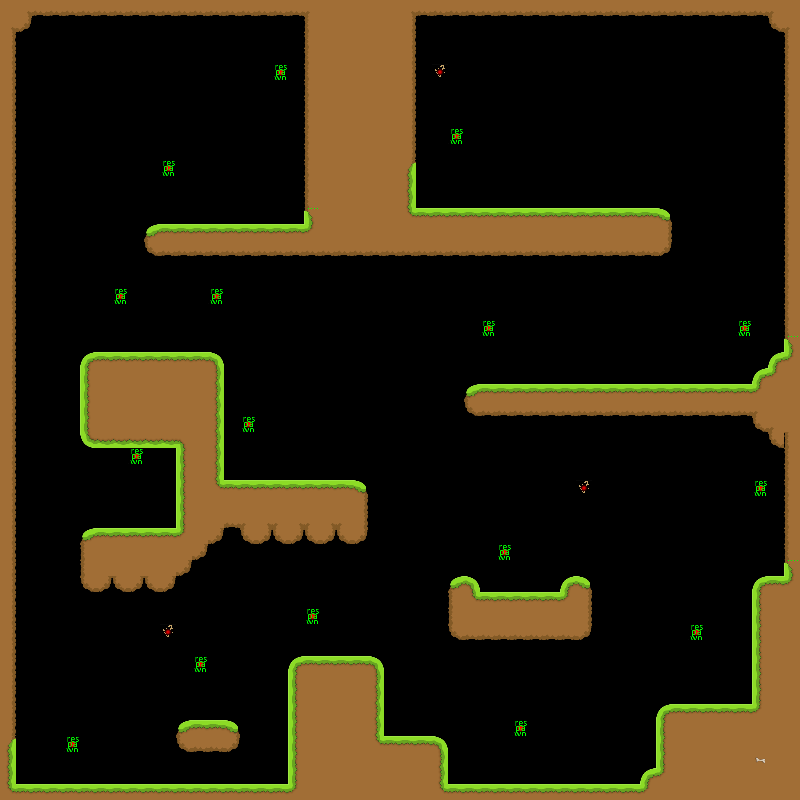

This game map was drawn from its Tiled (.tmx) file and the tilesets committed beside it. A one-line description and the trimmed map source follow:
An orthogonal 50x50 tile map with 16x16 px tiles, 1 tile layer (Ebene 1).

<map version="1.0" orientation="orthogonal" width="50" height="50" tilewidth="16" tileheight="16">
 <tileset firstgid="1" name="tiles" tilewidth="16" tileheight="16">
  <image source="../tiles/tiles_editor.png" />
  <tile id="0">
   <properties>
    <property name="respawn" value="0" />
    <property name="solid" value="0" />
    <property name="upgrade" value="none" />
   </properties>
  </tile>
  <tile id="1">
   <properties>
    <property name="respawn" value="0" />
    <property name="solid" value="1" />
    <property name="upgrade" value="none" />
   </properties>
  </tile>
  <tile id="2">
   <properties>
    <property name="respawn" value="0" />
    <property name="solid" value="1" />
    <property name="upgrade" value="none" />
   </properties>
  </tile>
  <tile id="3">
   <properties>
    <property name="respawn" value="0" />
    <property name="solid" value="1" />
    <property name="upgrade" value="none" />
   </properties>
  </tile>
  <tile id="4">
   <properties>
    <property name="respawn" value="0" />
    <property name="solid" value="1" />
    <property name="upgrade" value="none" />
   </properties>
  </tile>
  <tile id="5">
   <properties>
    <property name="respawn" value="0" />
    <property name="solid" value="1" />
    <property name="upgrade" value="none" />
   </properties>
  </tile>
  <tile id="6">
   <properties>
    <property name="respawn" value="1" />
    <property name="solid" value="0" />
    <property name="upgrade" value="none" />
   </properties>
  </tile>
  <tile id="7">
   <properties>
    <property name="respawn" value="0" />
    <property name="solid" value="1" />
    <property name="upgrade" value="none" />
   </properties>
  </tile>
  <tile id="8">
   <properties>
    <property name="respawn" value="0" />
    <property name="solid" value="1" />
    <property name="upgrade" value="none" />
   </properties>
  </tile>
  <tile id="9">
   <properties>
    <property name="respawn" value="0" />
    <property name="solid" value="1" />
    <property name="upgrade" value="none" />
   </properties>
  </tile>
  <tile id="10">
   <properties>
    <property name="respawn" value="0" />
    <property name="solid" value="1" />
    <property name="upgrade" value="none" />
   </properties>
  </tile>
  <tile id="11">
   <properties>
    <property name="respawn" value="0" />
    <property name="solid" value="1" />
    <property name="upgrade" value="none" />
   </properties>
  </tile>
  <tile id="12">
   <properties>
    <property name="respawn" value="0" />
    <property name="solid" value="1" />
    <property name="upgrade" value="none" />
   </properties>
  </tile>
  <tile id="13">
   <properties>
    <property name="respawn" value="0" />
    <property name="solid" value="1" />
    <property name="upgrade" value="none" />
   </properties>
  </tile>
  <tile id="14">
   <properties>
    <property name="respawn" value="0" />
    <property name="solid" value="1" />
    <property name="upgrade" value="none" />
   </properties>
  </tile>
  <tile id="15">
   <properties>
    <property name="respawn" value="0" />
    <property name="solid" value="1" />
    <property name="upgrade" value="none" />
   </properties>
  </tile>
  <tile id="16">
   <properties>
    <property name="respawn" value="0" />
    <property name="solid" value="1" />
    <property name="upgrade" value="none" />
   </properties>
  </tile>
  <tile id="17">
   <properties>
    <property name="respawn" value="0" />
    <property name="solid" value="1" />
    <property name="upgrade" value="none" />
   </properties>
  </tile>
  <tile id="18">
   <properties>
    <property name="respawn" value="0" />
    <property name="solid" value="1" />
    <property name="upgrade" value="none" />
   </properties>
  </tile>
  <tile id="19">
   <properties>
    <property name="respawn" value="0" />
    <property name="solid" value="1" />
    <property name="upgrade" value="none" />
   </properties>
  </tile>
  <tile id="20">
   <properties>
    <property name="respawn" value="0" />
    <property name="solid" value="1" />
    <property name="upgrade" value="none" />
   </properties>
  </tile>
  <tile id="21">
   <properties>
    <property name="respawn" value="0" />
    <property name="solid" value="1" />
    <property name="upgrade" value="none" />
   </properties>
  </tile>
  <tile id="22">
   <properties>
    <property name="respawn" value="0" />
    <property name="solid" value="1" />
    <property name="upgrade" value="none" />
   </properties>
  </tile>
  <tile id="23">
   <properties>
    <property name="respawn" value="0" />
    <property name="solid" value="1" />
    <property name="upgrade" value="none" />
   </properties>
  </tile>
  <tile id="24">
   <properties>
    <property name="respawn" value="0" />
    <property name="solid" value="1" />
    <property name="upgrade" value="none" />
   </properties>
  </tile>
  <tile id="25">
   <properties>
    <property name="respawn" value="0" />
    <property name="solid" value="1" />
    <property name="upgrade" value="none" />
   </properties>
  </tile>
  <tile id="26">
   <properties>
    <property name="respawn" value="0" />
    <property name="solid" value="1" />
    <property name="upgrade" value="none" />
   </properties>
  </tile>
  <tile id="27">
   <properties>
    <property name="respawn" value="0" />
    <property name="solid" value="1" />
    <property name="upgrade" value="none" />
   </properties>
  </tile>
  <tile id="28">
   <properties>
    <property name="respawn" value="0" />
    <property name="solid" value="1" />
    <property name="upgrade" value="none" />
   </properties>
  </tile>
  <tile id="29">
   <properties>
    <property name="respawn" value="0" />
    <property name="solid" value="1" />
    <property name="upgrade" value="none" />
   </properties>
  </tile>
  <tile id="30">
   <properties>
    <property name="respawn" value="0" />
    <property name="solid" value="1" />
    <property name="upgrade" value="none" />
   </properties>
  </tile>
  <tile id="31">
   <properties>
    <property name="respawn" value="0" />
    <property name="solid" value="1" />
    <property name="upgrade" value="none" />
   </properties>
  </tile>
  <tile id="32">
   <properties>
    <property name="respawn" value="0" />
    <property name="solid" value="1" />
    <property name="upgrade" value="none" />
   </properties>
  </tile>
  <tile id="33">
   <properties>
    <property name="respawn" value="0" />
    <property name="solid" value="0" />
    <property name="upgrade" value="life" />
   </properties>
  </tile>
  <tile id="34">
   <properties>
    <property name="respawn" value="0" />
    <property name="solid" value="0" />
    <property name="upgrade" value="none" />
   </properties>
  </tile>
  <tile id="35">
   <properties>
    <property name="respawn" value="0" />
    <property name="solid" value="1" />
    <property name="upgrade" value="none" />
   </properties>
  </tile>
  <tile id="36">
   <properties>
    <property name="respawn" value="0" />
    <property name="solid" value="1" />
    <property name="upgrade" value="none" />
   </properties>
  </tile>
  <tile id="37">
   <properties>
    <property name="respawn" value="0" />
    <property name="solid" value="0" />
    <property name="upgrade" value="none" />
   </properties>
  </tile>
  <tile id="38">
   <properties>
    <property name="respawn" value="0" />
    <property name="solid" value="0" />
    <property name="upgrade" value="none" />
   </properties>
  </tile>
  <tile id="39">
   <properties>
    <property name="respawn" value="0" />
    <property name="solid" value="0" />
    <property name="upgrade" value="none" />
   </properties>
  </tile>
  <tile id="40">
   <properties>
    <property name="respawn" value="0" />
    <property name="solid" value="0" />
    <property name="upgrade" value="none" />
   </properties>
  </tile>
  <tile id="41">
   <properties>
    <property name="respawn" value="0" />
    <property name="solid" value="0" />
    <property name="upgrade" value="none" />
   </properties>
  </tile>
 </tileset>
 <layer name="Ebene 1" width="50" height="50">
  <data>[2500 cells, 726 non-empty, 25 distinct tile ids]</data>
 </layer>
</map>
